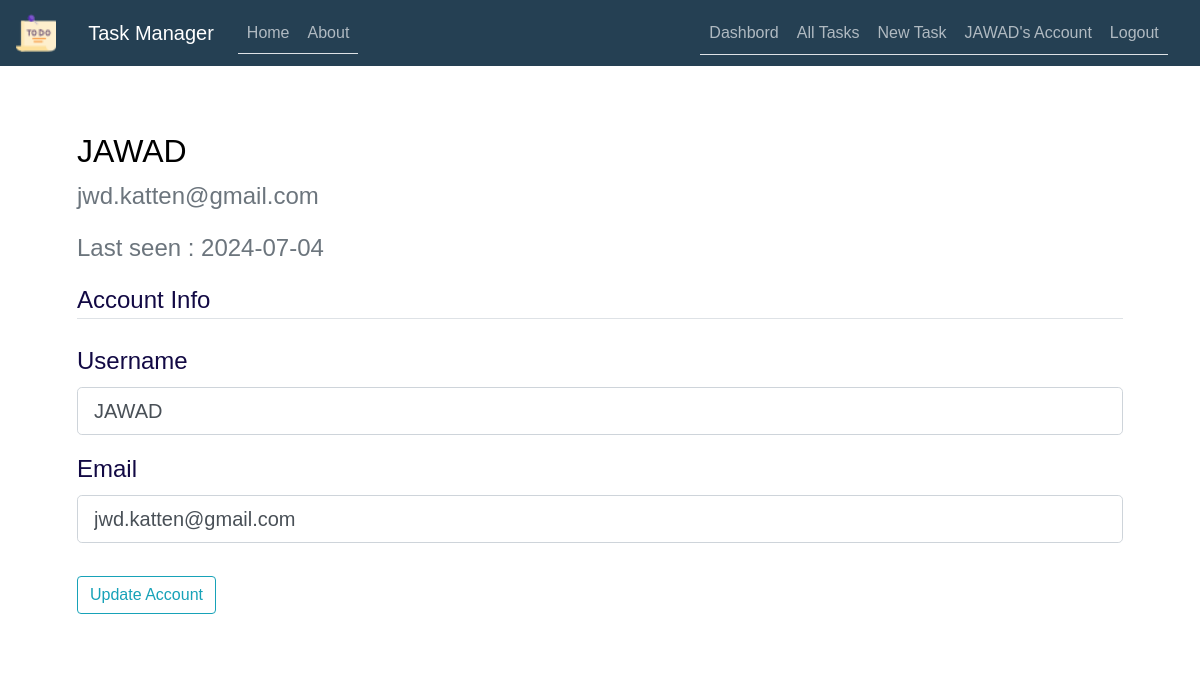
Page /account (signed in) on the earlier database version.
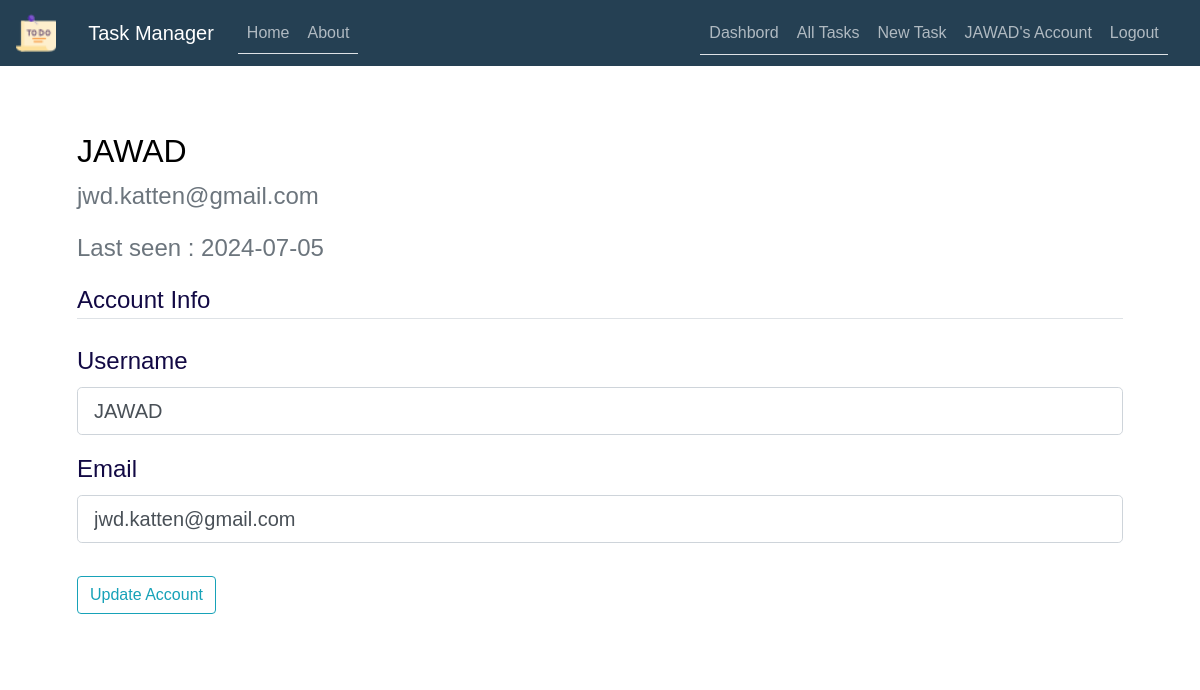
Same page on the later database version.
### TaskManager/models.py (models this page shows, shortened)
class User(db.Model, UserMixin):
    id = db.Column(db.Integer, primary_key=True)
    username = db.Column(db.String(50), unique=True, nullable=False)
    email = db.Column(db.String(100), unique=True, nullable=False)
    password = db.Column(db.String(255), nullable=False)
    date_joined = db.Column(db.DateTime, default=datetime.now)
    last_login = db.Column(db.DateTime, default=datetime.now)
    tasks = db.relationship('Task', backref='user', lazy=True)
    task_collaborators = db.relationship('TaskCollaborator', backref='user', lazy=True)

### TaskManager/routes.py (the view)
@app.route("/account", methods=['GET', 'POST'])
@login_required
def account():
    form = UpdateAccountForm()
    if form.validate_on_submit():
        current_user.username = form.username.data
        current_user.email = form.email.data
        current_user.last_login = datetime.utcnow()
        db.session.add(current_user)
        db.session.commit()
        flash('Your account has been updated!', 'success')
        return redirect(url_for('account'))
    elif request.method == 'GET':
        if current_user.is_authenticated:
            form.username.data = current_user.username
            form.email.data = current_user.email
    return render_template('account.html', title='Account', form=form)

### TaskManager/forms.py (shortened to what this page needs)
class UpdateAccountForm(FlaskForm):
    username = StringField('Username',
                           validators=[DataRequired(), Length(min=2, max=50)])
    email = StringField('Email',
                        validators=[DataRequired(), Email()])
    submit = SubmitField('Update Account')

### TaskManager/models.py (called while the page is built)
@login_manager.user_loader
def load_user(user_id):
    return User.query.get(int(user_id))

### TaskManager/templates/account.html (shortened to what this page needs)
{% extends "layout.html" %}
{% block content %}
    <div class="content-section">
        <div class="media">
            <div class="media-body">
                <h2 class="account-heading">{{ current_user.username }}</h2>
                <p class="text-secondary">{{ current_user.email }}</p>
                {% if current_user.last_login != None %}
                <p class="text-secondary">Last seen : {{ current_user.last_login.strftime('%Y-%m-%d') }}</p>
                {% else %}
                <p class="text-secondary">Last seen : **** </p>
                {% endif %}
            </div>
        </div>
        <form method="POST" action="" enctype="multipart/form-data">
            <fieldset class="form-group">
                <legend class="border-bottom mb-4">Account Info</legend>
                <div class="form-group">
                    {{ form.username.label(class="form-control-label") }}
                    {% if form.username.errors %}
                        {{ form.username(class="form-control form-control-lg is-invalid") }}
                        <div class="invalid-feedback">
                            {% for error in form.username.errors %}
                                <span>{{ error }}</span>
                            {% endfor %}
                        </div>
                    {% else %}
                        {{ form.username(class="form-control form-control-lg") }}
                    {% endif %}
                </div>
                <div class="form-group">
                    {{ form.email.label(class="form-control-label") }}
                    {% if form.email.errors %}
                        {{ form.email(class="form-control form-control-lg is-invalid") }}
                        <div class="invalid-feedback">
                            {% for error in form.email.errors %}
                                <span>{{ error }}</span>
                            {% endfor %}
                        </div>
                    {% else %}
                        {{ form.email(class="form-control form-control-lg") }}
                    {% endif %}
                </div>
            </fieldset>
            <div class="form-group">
                {{ form.submit(class="btn btn-outline-info") }}
            </div>
        </form>
    </div>
{% endblock content %}

### TaskManager/templates/layout.html (shortened to what this page needs)
<!DOCTYPE html>
<html>
<head>
    <link rel="stylesheet" href="https://maxcdn.bootstrapcdn.com/bootstrap/4.0.0/css/bootstrap.min.css">
    <link rel="stylesheet" type="text/css" href="{{ url_for('static', filename='main.css') }}">
</head>
<body>
    <header class="site-header">
      <nav class="navbar navbar-expand-md navbar-dark bg-steel fixed-top">
        <a class="navbar-brand" href="#">
          <img src="{{ url_for('static', filename='tache3.png') }}" alt="Logo" style="width:40px;">
        </a>
        <div class="container">
          <a class="navbar-brand mr-4" href="/">Task Manager</a>
          <div class="collapse navbar-collapse" id="navbarToggle">
            <div class="nav nav-tabs mr-auto navbar-nav">
              <a class="nav-item nav-link" href="{{ url_for('home') }}">Home</a>
              <a class="nav-item nav-link" href="{{ url_for('about') }}">About</a>
            </div>
            <div class="nav nav-tabs">
              <div class="navbar-nav">
                {% if current_user.is_authenticated %}
                <a class="nav-link" href="{{ url_for('dashbord') }}">Dashbord</a>
                  <a class="nav-link" href="{{ url_for('all_tasks') }}"> All Tasks </a>
                  <a class="nav-link" href="{{ url_for('new_task') }}">New Task</a>
                  <a class="nav-link" href="{{ url_for('account') }}">{{ current_user.username }}'s Account</a>
                  <a class="nav-link" href="{{ url_for('logout') }}">Logout</a>
                {% else %}
                  <a class="nav-item nav-link" href="{{ url_for('login') }}">Login</a>
                  <a class="nav-item nav-link" href="{{ url_for('register') }}">Register</a>
                {% endif %}
              </div>
            </div>
          </div>
        </div>
      </nav>
    </header>
    <main role="main" class="container">
      <div class="row">
        <div class="col-md-12">
          {% block content %}{% endblock %}
        </div>
      </div>
    </main>
  </body>
</html>

### TaskManager/static/main.css (style rules this page uses)
body { width: 100%; height: 100vh; font-family: Arial, sans-serif; background-image: url('my-main.jpg'); background-position: center; background-size: cover; background-attachment: fixed; position: relative; margin-top: 5rem; color: #000000; }
h1, h2, h3, h4, h5, h6 { color: #000000; }
.bg-steel { background-color: #254053; color: #000000; }
.container { width: 95%; max-width: 1400px; margin: 0 auto; }
.content-section { background: rgba(255, 255, 255, 0.8); padding: 2rem; border-radius: 8px; margin-top: 20px; color: #120944; font-size: 1.5rem; }
.site-header .navbar-nav .nav-link { color: #fdfeffa4; }

Differences in the rows shown:
changed User "JAWAD": last_login "2024-07-04" → "2024-07-05"
